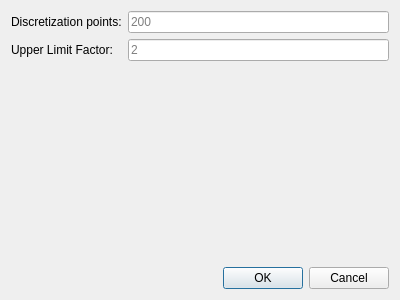
<?xml version="1.0" encoding="UTF-8"?>
<ui version="4.0">
 <class>DMFSettingsDialog</class>
 <widget class="QDialog" name="DMFSettingsDialog">
  <property name="geometry">
   <rect>
    <x>0</x>
    <y>0</y>
    <width>400</width>
    <height>300</height>
   </rect>
  </property>
  <property name="windowTitle">
   <string>DMF Settings</string>
  </property>
  <layout class="QVBoxLayout" name="verticalLayout">
   <item>
    <layout class="QFormLayout" name="formLayout">
     <item row="0" column="0">
      <widget class="QLabel" name="label">
       <property name="text">
        <string>Discretization points:</string>
       </property>
      </widget>
     </item>
     <item row="0" column="1">
      <widget class="QLineEdit" name="discretizationPointsLineEdit">
       <property name="placeholderText">
        <string>200</string>
       </property>
      </widget>
     </item>
     <item row="1" column="0">
      <widget class="QLabel" name="label_2">
       <property name="text">
        <string>Upper Limit Factor:</string>
       </property>
      </widget>
     </item>
     <item row="1" column="1">
      <widget class="QLineEdit" name="upperLimitFactorLineEdit">
       <property name="placeholderText">
        <string>2</string>
       </property>
      </widget>
     </item>
    </layout>
   </item>
   <item>
    <widget class="QDialogButtonBox" name="buttonBox">
     <property name="orientation">
      <enum>Qt::Horizontal</enum>
     </property>
     <property name="standardButtons">
      <set>QDialogButtonBox::Cancel|QDialogButtonBox::Ok</set>
     </property>
    </widget>
   </item>
  </layout>
 </widget>
 <resources/>
 <connections>
  <connection>
   <sender>buttonBox</sender>
   <signal>accepted()</signal>
   <receiver>DMFSettingsDialog</receiver>
   <slot>accept()</slot>
   <hints>
    <hint type="sourcelabel">
     <x>248</x>
     <y>254</y>
    </hint>
    <hint type="destinationlabel">
     <x>157</x>
     <y>274</y>
    </hint>
   </hints>
  </connection>
  <connection>
   <sender>buttonBox</sender>
   <signal>rejected()</signal>
   <receiver>DMFSettingsDialog</receiver>
   <slot>reject()</slot>
   <hints>
    <hint type="sourcelabel">
     <x>316</x>
     <y>260</y>
    </hint>
    <hint type="destinationlabel">
     <x>286</x>
     <y>274</y>
    </hint>
   </hints>
  </connection>
 </connections>
</ui>
